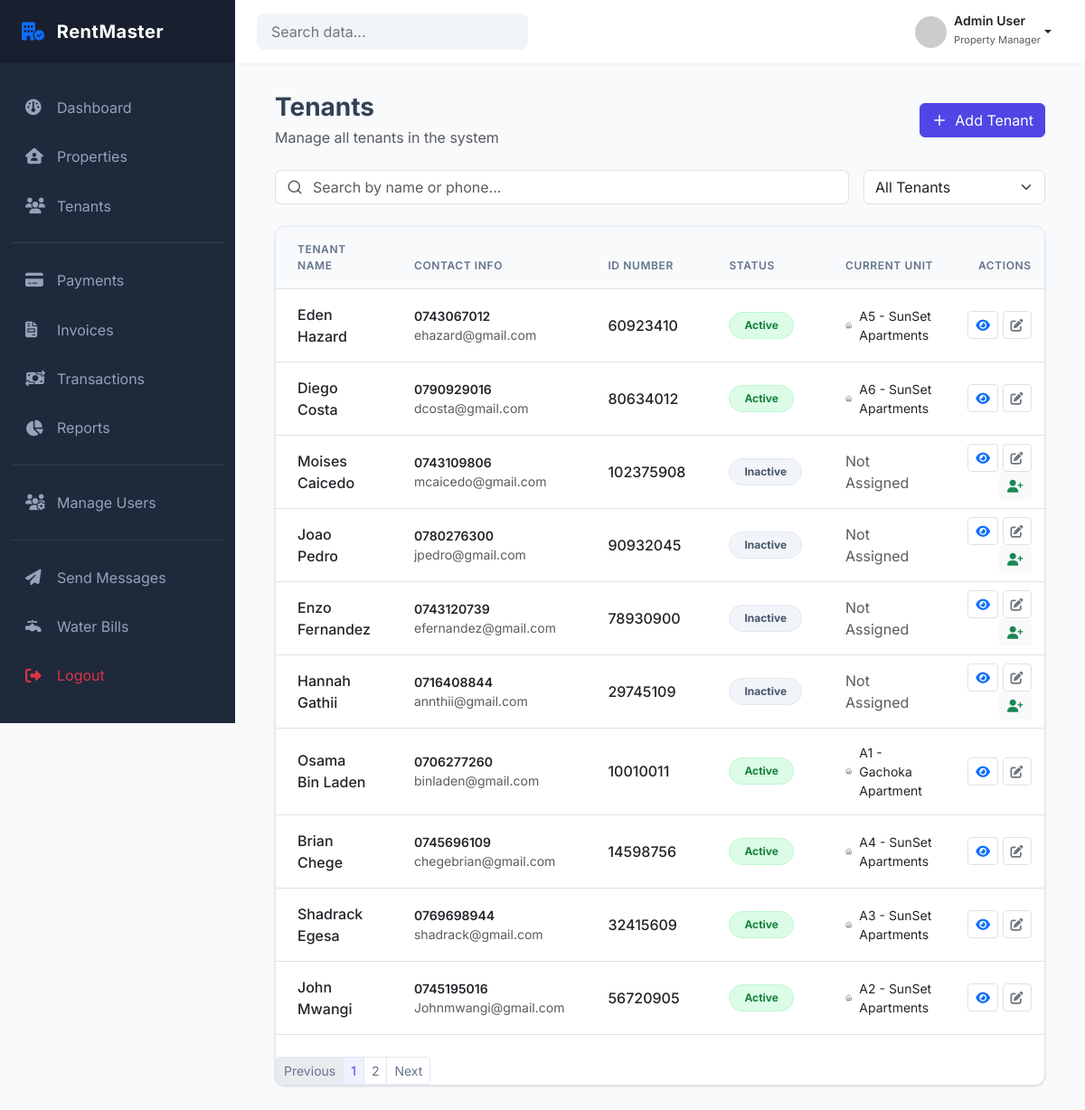
The app's page /tenants (signed in), older data.
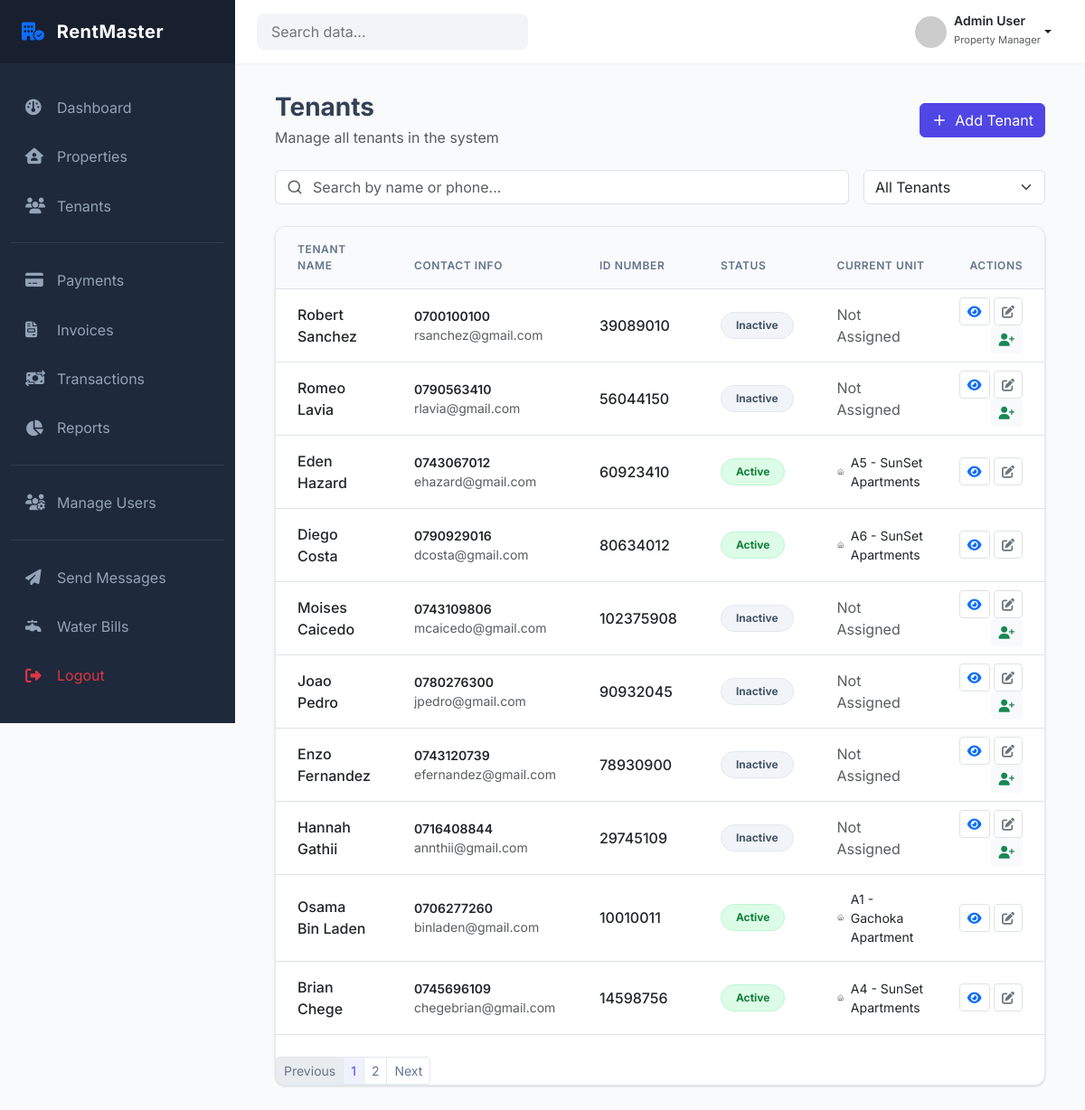
The same page, newer data.
### tenants/models.py (models this page shows, shortened)
class Tenant(models.Model):
    first_name = models.CharField(max_length=100)
    last_name = models.CharField(max_length=100)
    landlord = models.ForeignKey(
        settings.AUTH_USER_MODEL,
        on_delete=models.PROTECT,
        limit_choices_to={"role": "LANDLORD"},
        related_name="tenants"
    )
    phone_number = models.CharField(max_length=20)
    email = models.EmailField(blank=True)
    id_number = models.CharField(max_length=50)
    date_of_birth = models.DateField(null=True, blank=True)
    is_active = models.BooleanField(default=True)
    created_at = models.DateTimeField(auto_now_add=True)
    created_by = models.ForeignKey(
        settings.AUTH_USER_MODEL,
        on_delete=models.PROTECT
    )
    class Meta:
        constraints = [
            UniqueConstraint(
                fields=["id_number", "landlord"],
                name="unique_id_per_landlord"
            ),
            UniqueConstraint(
                fields=["phone_number", "landlord"],
                name="unique_phone_per_landlord"
            )
        ]

### tenants/views.py (the view)
# urls.py: path('', views.tenant_list_view, name='tenant_list'),
def tenant_list_view(request):
    search_query = request.GET.get("q")
    status = request.GET.get("status")
    page_number = request.GET.get("page")
    tenants_qs = get_tenants_for_user(
        user=request.user,
        search_query=search_query,
        status=status
    )
    paginator = Paginator(tenants_qs, 10) # 10 per page
    page_obj = paginator.get_page(page_number)
    context = {
        "tenants": page_obj,
        "page_obj": page_obj,
    }
    if request.headers.get("HX-Request"):
        return render(request, "tenants/partials/tenant_table_rows.html", context)
    return render(request, "tenants/tenant_list.html", context)

### templates/tenants/tenant_list.html (shortened to what this page needs)
{% extends 'dashboard/base_dashboard.html' %}
{% load static %}
{% block extra_css %}
<link rel="stylesheet" href="{% static 'tenants/css/tenant_list.css' %}">
{% endblock %}
{% block content %}
<div class="container">
    <div class="row align-items-center mb-4">
    <div class="col-md-8">
        <h1 class="h3 fw-bold mb-1">Tenants</h1>
        <p class="text-muted mb-0">Manage all tenants in the system</p>
    </div>
    <div class="col-md-4 text-md-end mt-3 mt-md-0">
        <a href="{% url 'tenants:add_tenant' %}" class="btn btn-primary d-inline-flex align-items-center">
        <i
            data-lucide="plus"
            class="me-2"
            style="width: 18px; height: 18px"
        ></i>
        Add Tenant
        </a>
    </div>
    </div>
    <div class="row g-3 mb-4">
    <div class="col-md-9">
        <div class="input-group">
        <span class="input-group-text bg-white border-end-0">
            <i
            data-lucide="search"
            class="text-muted"
            style="width: 18px; height: 18px"
            ></i>
        </span>
        <input
            type="text"
            name="q"
            class="form-control border-start-0 ps-0"
            placeholder="Search by name or phone..."
            hx-get="{% url 'tenants:tenant_list' %}"
            hx-trigger="keyup changed delay:500ms"
            hx-target="#tenant-list-container"
            hx-swap="innerHTML"
            hx-include="[name='status']"
        />
        </div>
    </div>
    <div class="col-md-3">
        <select
        class="form-select"
        name="status"
        hx-get="{% url 'tenants:tenant_list' %}"
        hx-trigger="change"
        hx-target="#tenant-list-container"
        hx-swap="innerHTML"
        hx-include="[name='q']"
        >
            <option value="" selected>All Tenants</option>
        </select>
    </div>
    </div>
    <div class="card overflow-hidden" id="tenant-list-container">
        {% include "tenants/partials/tenant_table_rows.html" %}
    </div>
</div>
{% endblock %}

### templates/tenants/partials/tenant_table_rows.html (shortened to what the changed rows need)
<div class="table-responsive">
    <table class="table table-hover align-middle mb-0">
        <thead>
            <tr>
                <th class="px-4 py-3">Tenant Name</th>
                <th class="px-4 py-3">Contact Info</th>
                <th class="px-4 py-3">ID Number</th>
                <th class="px-4 py-3">Status</th>
                <th class="px-4 py-3">Current Unit</th>
                <th class="px-4 py-3 text-end">Actions</th>
            </tr>
        </thead>
        <tbody>
            {% for tenant in tenants %}
            <tr>
                <td class="px-4 py-3 fw-medium">{{ tenant.first_name }} {{ tenant.last_name }}</td>
                <td class="px-4 py-3">
                    <div class="small fw-semibold">{{ tenant.phone_number }}</div>
                    <div class="small text-muted">{{ tenant.email }}</div>
                </td>
                <td class="px-4 py-3 fw-medium">{{ tenant.id_number }}</td>
                <td class="px-4 py-3">
                    {% if tenant.has_active_tenancy %}
                    <span class="badge badge-active rounded-pill px-3 py-2"
                    >Active</span
                    >
                    {% else %}
                    <span class="badge badge-inactive rounded-pill px-3 py-2"
                    >Inactive</span
                    >
                    {% endif %}
                </td>
                <td class="px-4 py-3">
                    {% if tenant.current_unit_name %}
                    <div class="d-flex align-items-center small">
                    <i
                        data-lucide="home"
                        class="me-2 text-muted"
                        style="width: 14px; height: 14px"
                    ></i>
                    {{ tenant.current_unit_name }} - {{ tenant.current_property_name }}
                    </div>
                    {% else %}
                    <span class="text-muted">Not Assigned</span>
                    {% endif %}
                </td>
                <td class="pe-4 text-end">
                    <a href="#" class="btn btn-sm btn-white border text-primary" title="View">
                        <i class="fa-solid fa-eye"></i>
                    </a>
                    <a href="{% url 'tenants:edit_tenant' tenant.id %}" class="btn btn-sm btn-white border text-secondary" title="Edit">
                        <i class="fa-solid fa-pen-to-square"></i>
                    </a>
                    {% if not tenant.has_active_tenancy %}
                    <a
                        href="{% url 'tenants:assign_tenant' tenant.id %}"
                        class="btn btn-sm btn-light text-success"
                        title="Assign Tenant"
                    >
                        <i class="fa-solid fa-user-plus"></i>
                    </a>
                    {% endif %}
                </td>
            </tr>
            {% endfor %}
        </tbody>
    </table>
</div>
<div class="d-flex flex-column flex-md-row justify-content-between align-items-center mt-4">
    <nav>
        <ul class="pagination pagination-sm mb-0">
            {% for num in page_obj.paginator.page_range %}
                <li class="page-item {% if page_obj.number == num %}active{% endif %}">
                    <a
                        class="page-link"
                        hx-get="?page={{ num }}"
                        hx-target="#tenant-list-container"
                        hx-swap="innerHTML"
                        hx-include="[name='q'], [name='status']"
                    >
                        {{ num }}
                    </a>
                </li>
            {% endfor %}
        </ul>
    </nav>
</div>

Row changes from the older to the newer data that the page shows:
no longer on this page (row unchanged): Tenant: first_name "Shadrack", last_name "Egesa", phone_number "0769698944", email "shadrack@gmail.com", id_number "32415609", shows "Active", current_unit_name "A3", current_property_name "SunSet Apartments"
no longer on this page (row unchanged): Tenant: first_name "John", last_name "Mwangi", phone_number "0745195016", email "Johnmwangi@gmail.com", id_number "56720905", shows "Active", current_unit_name "A2", current_property_name "SunSet Apartments"
added Tenant: first_name "Robert", last_name "Sanchez", phone_number "0700100100", email "rsanchez@gmail.com", id_number "39089010", shows "Inactive", shows "Not Assigned"
added Tenant: first_name "Romeo", last_name "Lavia", phone_number "0790563410", email "rlavia@gmail.com", id_number "56044150", shows "Inactive", shows "Not Assigned"
